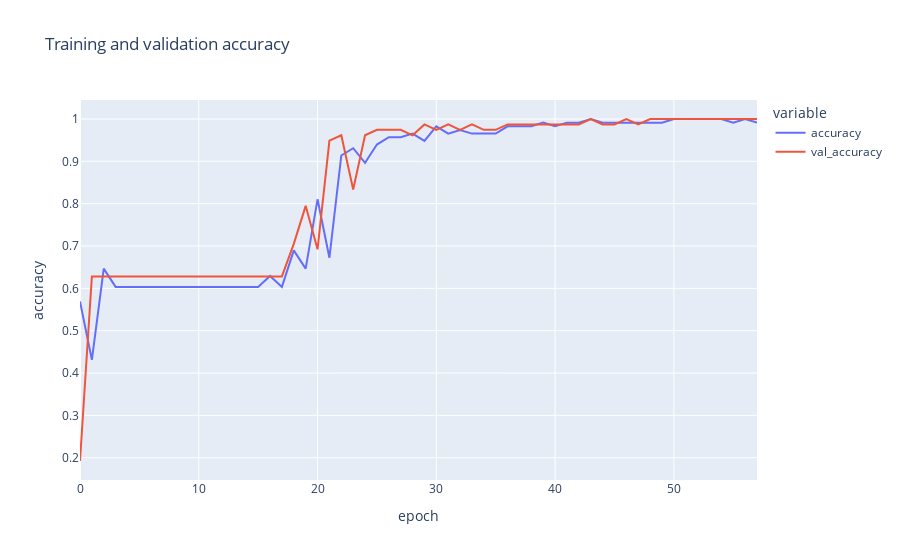

Write notebook code for a chart like this one.
### Code cell
px.line(
    history.history,
    y=['accuracy', 'val_accuracy'],
    labels={'index': 'epoch', 'value': 'accuracy'},
    title='Training and validation accuracy'
)

### Figure 1 — Plotly figure (JSON) as saved in the notebook; plotly's stock layout.template omitted (floating-point values rounded to 4 significant figures)
{"data": [{"hovertemplate": "variable=accuracy<br>epoch=%{x}<br>accuracy=%{y}<extra></extra>", "legendgroup": "accuracy", "line": {"color": "#636efa", "dash": "solid"}, "marker": {"symbol": "circle"}, "mode": "lines", "name": "accuracy", "orientation": "v", "showlegend": true, "type": "scatter", "x": [0, 1, 2, 3, 4, 5, 6, 7, 8, 9, 10, 11, 12, 13, 14, 15, 16, 17, 18, 19, 20, 21, 22, 23, 24, 25, 26, 27, 28, 29, 30, 31, 32, 33, 34, 35, 36, 37, 38, 39, 40, 41, 42, 43, 44, 45, 46, 47, 48, 49, 50, 51, 52, 53, 54, 55, 56, 57], "xaxis": "x", "y": [0.569, 0.431, 0.6466, 0.6034, 0.6034, 0.6034, 0.6034, 0.6034, 0.6034, 0.6034, 0.6034, 0.6034, 0.6034, 0.6034, 0.6034, 0.6034, 0.6293, 0.6034, 0.6897, 0.6466, 0.8103, 0.6724, 0.9138, 0.931, 0.8966, 0.9397, 0.9569, 0.9569, 0.9655, 0.9483, 0.9828, 0.9655, 0.9741, 0.9655, 0.9655, 0.9655, 0.9828, 0.9828, 0.9828, 0.9914, 0.9828, 0.9914, 0.9914, 1, 0.9914, 0.9914, 0.9914, 0.9914, 0.9914, 0.9914, 1, 1, 1, 1, 1, 0.9914, 1, 0.9914], "yaxis": "y"}, {"hovertemplate": "variable=val_accuracy<br>epoch=%{x}<br>accuracy=%{y}<extra></extra>", "legendgroup": "val_accuracy", "line": {"color": "#EF553B", "dash": "solid"}, "marker": {"symbol": "circle"}, "mode": "lines", "name": "val_accuracy", "orientation": "v", "showlegend": true, "type": "scatter", "x": [0, 1, 2, 3, 4, 5, 6, 7, 8, 9, 10, 11, 12, 13, 14, 15, 16, 17, 18, 19, 20, 21, 22, 23, 24, 25, 26, 27, 28, 29, 30, 31, 32, 33, 34, 35, 36, 37, 38, 39, 40, 41, 42, 43, 44, 45, 46, 47, 48, 49, 50, 51, 52, 53, 54, 55, 56, 57], "xaxis": "x", "y": [0.1923, 0.6282, 0.6282, 0.6282, 0.6282, 0.6282, 0.6282, 0.6282, 0.6282, 0.6282, 0.6282, 0.6282, 0.6282, 0.6282, 0.6282, 0.6282, 0.6282, 0.6282, 0.7051, 0.7949, 0.6923, 0.9487, 0.9615, 0.8333, 0.9615, 0.9744, 0.9744, 0.9744, 0.9615, 0.9872, 0.9744, 0.9872, 0.9744, 0.9872, 0.9744, 0.9744, 0.9872, 0.9872, 0.9872, 0.9872, 0.9872, 0.9872, 0.9872, 1, 0.9872, 0.9872, 1, 0.9872, 1, 1, 1, 1, 1, 1, 1, 1, 1, 1], "yaxis": "y"}], "layout": {"legend": {"title": {"text": "variable"}, "tracegroupgap": 0}, "title": {"text": "Training and validation accuracy"}, "xaxis": {"anchor": "y", "domain": [0, 1], "title": {"text": "epoch"}}, "yaxis": {"anchor": "x", "domain": [0, 1], "title": {"text": "accuracy"}}}}
